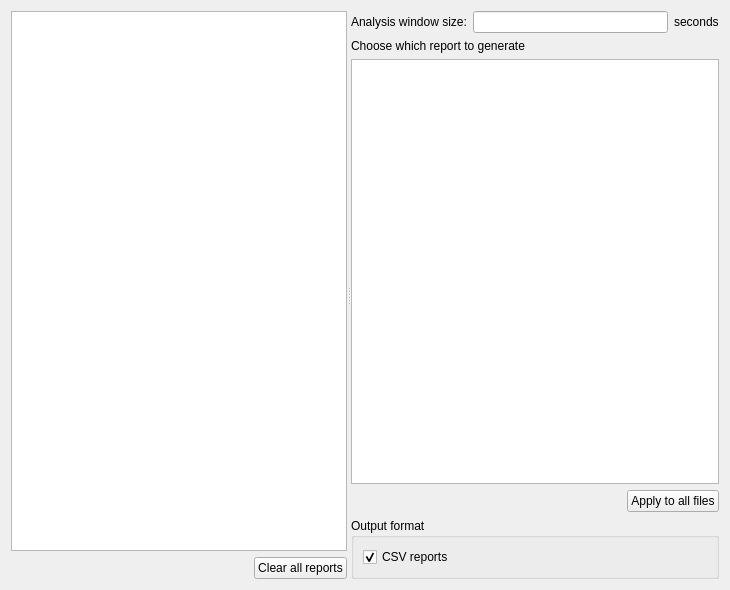
<ui version="4.0">
 <class>TemporalLinkStep</class>
 <widget class="QWidget" name="TemporalLinkStep">
  <property name="geometry">
   <rect>
    <x>0</x>
    <y>0</y>
    <width>730</width>
    <height>590</height>
   </rect>
  </property>
  <property name="windowTitle">
   <string />
  </property>
  <layout class="QVBoxLayout" name="verticalLayout_4">
   <item>
    <widget class="QSplitter" name="splitter">
     <property name="orientation">
      <enum>Qt::Horizontal</enum>
     </property>
     <property name="childrenCollapsible">
      <bool>false</bool>
     </property>
     <widget class="QWidget" name="verticalLayoutWidget">
      <layout class="QVBoxLayout" name="verticalLayout_3">
       <item>
        <widget class="QTableView" name="file_tableview">
         <property name="alternatingRowColors">
          <bool>true</bool>
         </property>
         <property name="selectionMode">
          <enum>QAbstractItemView::SingleSelection</enum>
         </property>
         <property name="selectionBehavior">
          <enum>QAbstractItemView::SelectRows</enum>
         </property>
         <attribute name="horizontalHeaderStretchLastSection">
          <bool>true</bool>
         </attribute>
        </widget>
       </item>
       <item>
        <layout class="QHBoxLayout" name="horizontalLayout_2">
         <item>
          <spacer name="horizontalSpacer_2">
           <property name="orientation">
            <enum>Qt::Horizontal</enum>
           </property>
           <property name="sizeHint" stdset="0">
            <size>
             <width>40</width>
             <height>20</height>
            </size>
           </property>
          </spacer>
         </item>
         <item>
          <widget class="QPushButton" name="clear_all_reports_pushbutton">
           <property name="text">
            <string>Clear all reports</string>
           </property>
          </widget>
         </item>
        </layout>
       </item>
      </layout>
     </widget>
     <widget class="QWidget" name="layoutWidget">
      <layout class="QVBoxLayout" name="verticalLayout">
       <item>
        <layout class="QHBoxLayout" name="horizontalLayout">
         <item>
          <widget class="QLabel" name="label">
           <property name="text">
            <string>Analysis window size:</string>
           </property>
          </widget>
         </item>
         <item>
          <widget class="QLineEdit" name="analysis_window_lineedit" />
         </item>
         <item>
          <widget class="QLabel" name="label_2">
           <property name="text">
            <string>seconds</string>
           </property>
          </widget>
         </item>
        </layout>
       </item>
       <item>
        <widget class="QLabel" name="label_3">
         <property name="text">
          <string>Choose which report to generate</string>
         </property>
        </widget>
       </item>
       <item>
        <widget class="QTableView" name="temporal_links_tableview">
         <property name="alternatingRowColors">
          <bool>true</bool>
         </property>
         <property name="wordWrap">
          <bool>false</bool>
         </property>
         <attribute name="verticalHeaderVisible">
          <bool>false</bool>
         </attribute>
        </widget>
       </item>
       <item>
        <layout class="QHBoxLayout" name="horizontalLayout_3">
         <item>
          <spacer name="horizontalSpacer">
           <property name="orientation">
            <enum>Qt::Horizontal</enum>
           </property>
           <property name="sizeHint" stdset="0">
            <size>
             <width>40</width>
             <height>20</height>
            </size>
           </property>
          </spacer>
         </item>
         <item>
          <widget class="QPushButton" name="apply_to_all_pushbutton">
           <property name="toolTip">
            <string>Reset all previous selections and apply this one to all files.</string>
           </property>
           <property name="text">
            <string>Apply to all files</string>
           </property>
          </widget>
         </item>
        </layout>
       </item>
       <item>
        <widget class="QGroupBox" name="groupBox">
         <property name="title">
          <string>Output format</string>
         </property>
         <layout class="QVBoxLayout" name="verticalLayout_2">
          <item>
           <layout class="QHBoxLayout" name="horizontalLayout_4">
            <item>
             <widget class="QCheckBox" name="csv_reports_checkbox">
              <property name="toolTip">
               <string>CSV reports are generated by default (values are easily exportable).</string>
              </property>
              <property name="text">
               <string>CSV reports</string>
              </property>
              <property name="checked">
               <bool>true</bool>
              </property>
             </widget>
            </item>
           </layout>
          </item>
         </layout>
        </widget>
       </item>
      </layout>
     </widget>
    </widget>
   </item>
  </layout>
 <property name="styleSheet"><string>font: 12pt "Roboto";</string></property></widget>
 <resources><include location="../../../../../scinodes_poc/src/main/python/ui/themes/themes.qrc" /></resources>
 <connections>
  <connection>
   <sender>apply_to_all_pushbutton</sender>
   <signal>clicked()</signal>
   <receiver>TemporalLinkStep</receiver>
   <slot>on_apply_to_all()</slot>
   <hints>
    <hint type="sourcelabel">
     <x>666</x>
     <y>321</y>
    </hint>
    <hint type="destinationlabel">
     <x>364</x>
     <y>294</y>
    </hint>
   </hints>
  </connection>
  <connection>
   <sender>file_tableview</sender>
   <signal>clicked(QModelIndex)</signal>
   <receiver>TemporalLinkStep</receiver>
   <slot>on_file_selection_change()</slot>
   <hints>
    <hint type="sourcelabel">
     <x>166</x>
     <y>294</y>
    </hint>
    <hint type="destinationlabel">
     <x>364</x>
     <y>294</y>
    </hint>
   </hints>
  </connection>
  <connection>
   <sender>clear_all_reports_pushbutton</sender>
   <signal>clicked()</signal>
   <receiver>TemporalLinkStep</receiver>
   <slot>clear_all_reports()</slot>
   <hints>
    <hint type="sourcelabel">
     <x>270</x>
     <y>567</y>
    </hint>
    <hint type="destinationlabel">
     <x>364</x>
     <y>294</y>
    </hint>
   </hints>
  </connection>
 </connections>
 <slots>
  <slot>on_apply_to_all()</slot>
  <slot>on_file_selection_change()</slot>
  <slot>clear_all_reports()</slot>
 </slots>
</ui>
